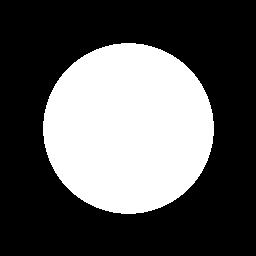

This figure's Python source:
from PIL import Image, ImageDraw

SIZE = 256
r = SIZE / 3

image = Image.new("L", (SIZE, SIZE))
d = ImageDraw.Draw(image)

for x in range(SIZE):
    for y in range(SIZE):
        is_inner = (x - SIZE//2)**2 + (y - SIZE//2)**2 <= r**2
        d.point((x,y), is_inner * 255)

image.save('./circle.jpg')
